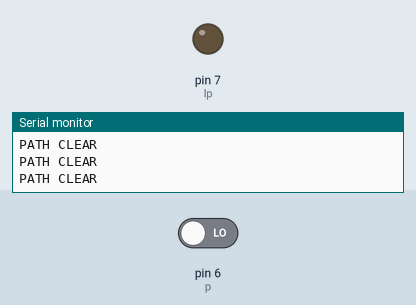
Recording of a sketch running on a simulated Arduino Uno, built with avr-gcc and run on an emulated ATmega328P. On the bench: output pins drawn as LEDs (lit = HIGH), the last lines printed to the serial monitor. The inputs (shaded band) are chosen by the test bench; at power-on: pin 6 (p) LOW.

Above: at 1.6 s.
1.7 s: pin 6 (p) driven HIGH
At 2.5 s:
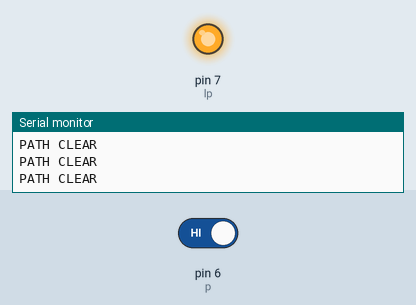
3.5 s: pin 6 (p) driven LOW
At 5.6 s:
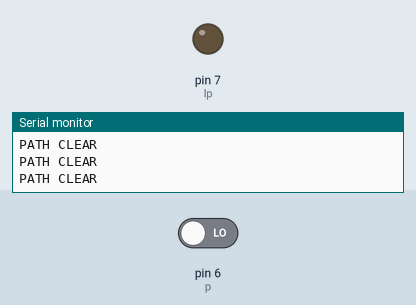
Timing chart, 0 to 7.1 s (numbered marks = the images above; inputs shaded):
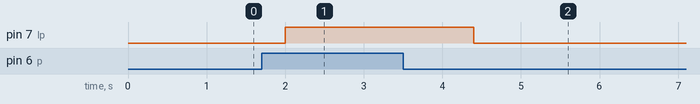

Measured:
- after the input at 1.7 s, pin 7 (lp): LOW → HIGH after 0.30 s
- after the input at 3.5 s, pin 7 (lp): HIGH → LOW after 0.90 s

The sketch:

IR_Sensor.ino
```cpp
int p;
int lp;
int value=0;
#include <SoftwareSerial.h>
void setup() {
  // put your setup code here, to run once:
  p=6;
  lp=7;
  pinMode(p,INPUT);
  pinMode(lp,OUTPUT);
 Serial.begin(9600);
}

void loop() {
  // put your main code here, to run repeatedly:
   /*value=digitalRead(p);
   digitalWrite(lp,value);
   delay(1000);
}*/
   value=digitalRead(p);
   if(value==HIGH)
   {


    digitalWrite(lp,HIGH);
    delay(1000);
    Serial.println("OBJECT AHEAD");

   }
   else
   {
    digitalWrite(lp,LOW);
    delay(200);
    Serial.println("PATH CLEAR");
   }
delay(200);
}
```
